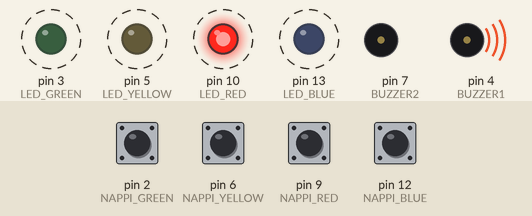
Bench run of a sketch on a simulated Arduino Uno, built with avr-gcc and run on an emulated ATmega328P. Shown: output pins drawn as LEDs (lit = HIGH), buzzer (waves = sounding, pin HIGH). Dashed ring = blinking. The test bench sets the inputs (shaded band); at power-on: pin 2 (NAPPI_GREEN), pin 6 (NAPPI_YELLOW), pin 9 (NAPPI_RED), pin 12 (NAPPI_BLUE) HIGH. Random numbers use the default seed unless the sketch sets one.

Above: at 2.27 s.
2.3 s: pin 2 (NAPPI_GREEN) pulled LOW for 0.15 s
At 3.1 s:
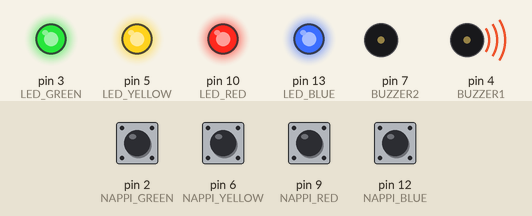
At 4.4 s:
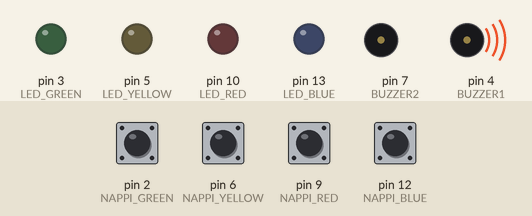
5.3 s: pin 6 (NAPPI_YELLOW) pulled LOW for 0.15 s
8.3 s: pin 9 (NAPPI_RED) pulled LOW for 0.15 s
At 9.72 s:
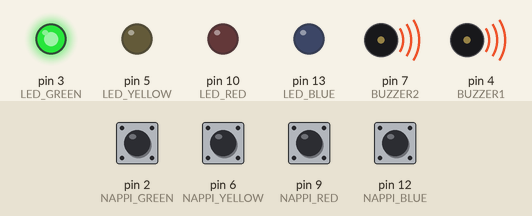
11.3 s: pin 12 (NAPPI_BLUE) pulled LOW for 0.15 s
14.3 s: pin 12 (NAPPI_BLUE) pulled LOW for 1 s
At 15.72 s:
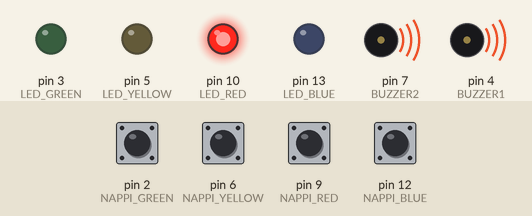
17.3 s: pin 2 (NAPPI_GREEN) pulled LOW for 1 s
Timing chart, 0 to 21.3 s (numbered marks = the images above; inputs shaded):
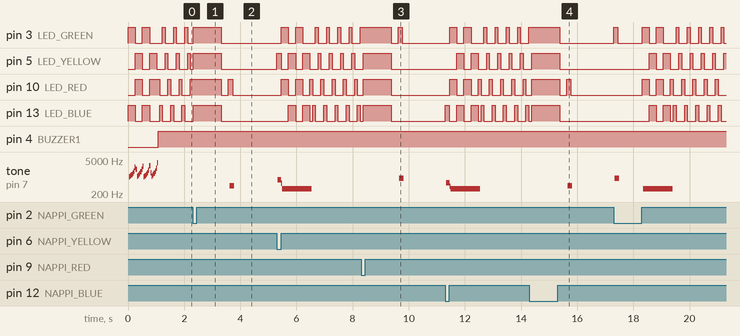

The sketch:

Muistipeli.ino
```cpp
#define VALINTA_OFF      0
#define VALINTA_NONE     0
#define VALINTA_RED  (1 << 0)
#define VALINTA_GREEN    (1 << 1)
#define VALINTA_BLUE (1 << 2)
#define VALINTA_YELLOW   (1 << 3)

#define LED_RED     10
#define LED_GREEN   3
#define LED_BLUE    13
#define LED_YELLOW  5


#define NAPPI_RED    9
#define NAPPI_GREEN  2
#define NAPPI_BLUE   12
#define NAPPI_YELLOW 6

#define BUZZER1  4
#define BUZZER2  7


#define KIERROKSET_VOITTO      13 //KIERROSTEN MÄÄRÄ, JONKA JÄLKEEN PELIN VOITTAA
#define AIKARAJA   3000 //AIKA PAINAA NAPPIA, JOS MENEE YLI 3 SEKUNTIA PELI LOPETETAAN

#define MUISTIPELI  0

byte pelimuoto = MUISTIPELI; //PELIMUOTO MÄÄRITELLÄÄN
byte jarjestus[32]; //TÄHÄN TALLETETAAN PELIN AIKANA SYNTYNYT JÄRJESTYS
byte kierrokset = 0; //KIERROKSET, JOILTA PÄÄSTY LÄPI

void setup()
{
  pinMode(NAPPI_RED, INPUT_PULLUP);
  pinMode(NAPPI_GREEN, INPUT_PULLUP);
  pinMode(NAPPI_BLUE, INPUT_PULLUP);
  pinMode(NAPPI_YELLOW, INPUT_PULLUP);

  pinMode(LED_RED, OUTPUT);
  pinMode(LED_GREEN, OUTPUT);
  pinMode(LED_BLUE, OUTPUT);
  pinMode(LED_YELLOW, OUTPUT);

  pinMode(BUZZER1, OUTPUT);
  pinMode(BUZZER2, OUTPUT);

  // TARKISTAA PAINETAANKO JOTAIN NAPPIA
  if (tarkista_nappi() == VALINTA_GREEN | VALINTA_RED | VALINTA_BLUE | VALINTA_YELLOW)
  {
    pelimuoto = MUISTIPELI; //PELI PÄÄLLE

    setLEDs(VALINTA_RED | VALINTA_BLUE | VALINTA_YELLOW | VALINTA_GREEN); // KAIKKI LEDIT PÄÄLLE KUN PAINETAAN JOTAIN NAPPIA

    while(tarkista_nappi() != VALINTA_NONE) ; // ODOTTAA, ETTÄ PELAAJA LOPETTAA NAPIN PAINAMISEN

  }

  soita_voitto(); // KUN ALOITTAA PELIN, SOITTAA MUSIIKIN
}

void loop()
{
  idle(); // VILKUTTAA LEDEJÄ, KUN ODOTTAA PELAAJAN PAINAVAN NAPPIA

  // KUN PELI ALOITETAAN, LAITTAA HETKEKSI KAIKKI LEDIT PÄÄLLE
  setLEDs(VALINTA_RED | VALINTA_GREEN | VALINTA_BLUE | VALINTA_YELLOW);
  delay(1000);
  setLEDs(VALINTA_OFF); // POIS PÄÄLTÄ
  delay(250);

  if (pelimuoto == MUISTIPELI)
  {
    //VOITETTIINKO VAI HÄVITTIIN
    if (peli() == true)
      soita_voitto(); // PELAAJA VOITTI, SOITTAA VOITON MUSIIKIN
    else
      havionmusa(); // PELAAJA HÄVISI, SOITTAA HÄVIÖN MUSIIKIN
  }
}


// PALAUTTAA ARVON 1 JOS PELAAJA VOITTAA, 0 JOS PELAAJA HÄVIÄÄ
boolean peli(void)
{
  randomSeed(millis());

  kierrokset = 0; // NOLLAA KIERROKSEN

  while (kierrokset < KIERROKSET_VOITTO)
  {
    lisaa_nappi(); // LISÄÄ YHDEN NAPIN LISÄÄ JA TOISTAA VANHAN JÄRJESTYKSEN

    toistanapit(); // TOISTAA PELIÄ

    // TARKISTAA TOISTAAKO PELAAJA JÄRJESTYKSEN OIKEIN
    for (byte nykyinen = 0 ; nykyinen < kierrokset ; nykyinen++)
    {
      byte choice = painallus(); // TARKISTAA MITÄ NAPPIA PELAAJA PAINAA

      if (choice == 0) return false; // PELI LOPPUU JOS EI PAINA MITÄÄN

      if (choice != jarjestus[nykyinen]) return false; // JOS JÄRJESTYS ON VÄÄRÄ PELIN HÄVIÄÄ
    }

    delay(1000); // SEKUNNIN VIIVE ENNEN SEURAAVAN KIERROKSEN ALKUA
  }

  return true; // PELATTIIN 13 KIERROSTA --> VOITTO
}

void toistanapit(void)
{
  for (byte nykyinen = 0 ; nykyinen < kierrokset ; nykyinen++)
  {
    aani_painettaessa(jarjestus[nykyinen], 150);

    delay(150); // AIKA VALOJEN NÄYTTÄMISEN VÄLISSÄ
  }
}

// LISÄÄ UUDEN NAPIN JÄRJESTYKSEEN KÄYTTÄMÄLLÄ AJASTINTA
void lisaa_nappi(void)
{
  byte uusiNappi = random(0, 4);

  //MUUTETAAN NUMEROT VALINNOIKSI
  if(uusiNappi == 0) uusiNappi = VALINTA_RED;
  else if(uusiNappi == 1) uusiNappi = VALINTA_GREEN;
  else if(uusiNappi == 2) uusiNappi = VALINTA_BLUE;
  else if(uusiNappi == 3) uusiNappi = VALINTA_YELLOW;

  jarjestus[kierrokset++] = uusiNappi; // LISÄÄ TÄMÄN UUDEN NAPIN LISTAAN, JOSTA PELIÄ TOISTETAAN
}

//-=-=-=-=-=-=-=-=-=-=-=-=-=-=-=-=-=-=-=-=-=-=-=-=-=-=-=-=-=-=

// SYTYTTÄÄ ANNETUN LEDIN AIEMMIN VALITUN VALINNAN MUKAAN
void setLEDs(byte leds)
{
  if ((leds & VALINTA_RED) != 0)
    digitalWrite(LED_RED, HIGH);
  else
    digitalWrite(LED_RED, LOW);

  if ((leds & VALINTA_GREEN) != 0)
    digitalWrite(LED_GREEN, HIGH);
  else
    digitalWrite(LED_GREEN, LOW);

  if ((leds & VALINTA_BLUE) != 0)
    digitalWrite(LED_BLUE, HIGH);
  else
    digitalWrite(LED_BLUE, LOW);

  if ((leds & VALINTA_YELLOW) != 0)
    digitalWrite(LED_YELLOW, HIGH);
  else
    digitalWrite(LED_YELLOW, LOW);
}
 // palauttaa painetun napin
byte painallus(void)
{
  long alkuaika = millis(); // AJASTIN PÄÄLLE AINA NÄYTETYN JÄRJESTYKSEN JÄLKEEN

  while ( (millis() - alkuaika) < AIKARAJA) // ODOTTAA PELAAJAN VALINTAA KUNNES AIKAA KULUU LIIKAA (> 3 s)
  {
    byte nappi = tarkista_nappi();

    if (nappi != VALINTA_NONE)
    {
      aani_painettaessa(nappi, 150); // ÄÄNI NAPPIA PAINETTAESSA

      while(tarkista_nappi() != VALINTA_NONE) ;

      delay(10); //

      return nappi;
    }

  }

  return VALINTA_NONE; // JOS AIKAA KULUU LIIKAA, PALAUTTAA TÄMÄN
}

// PALAUTTAA PAINETUN VALINNAN
byte tarkista_nappi(void)
{
  if (digitalRead(NAPPI_RED) == 0) return(VALINTA_RED);
  else if (digitalRead(NAPPI_GREEN) == 0) return(VALINTA_GREEN);
  else if (digitalRead(NAPPI_BLUE) == 0) return(VALINTA_BLUE);
  else if (digitalRead(NAPPI_YELLOW) == 0) return(VALINTA_YELLOW);

  return(VALINTA_NONE); // PALAUTETAAN JOS MITÄÄN NAPPIA EI PAINETA
}

void aani_painettaessa(byte y, int buzz_pituusms)
{
  setLEDs(y);

  //SOITTAA ÄÄNEN NAPPIA PAINETTAESSA
  switch(y)
  {
  case VALINTA_RED:
    buzz_aani(buzz_pituusms, 1136);
    break;
  case VALINTA_GREEN:
    buzz_aani(buzz_pituusms, 568);
    break;
  case VALINTA_BLUE:
    buzz_aani(buzz_pituusms, 851);
    break;
  case VALINTA_YELLOW:
    buzz_aani(buzz_pituusms, 638);
    break;
  }

  setLEDs(VALINTA_OFF);
}

void buzz_aani(int buzz_pituusms, int buzz_viive)
{
  long buzz_pituusus = buzz_pituusms * (long)1000;

  while (buzz_pituusus > (buzz_viive * 2))
  {
    buzz_pituusus -= buzz_viive * 2;

    digitalWrite(BUZZER1, LOW);
    digitalWrite(BUZZER2, HIGH);
    delayMicroseconds(buzz_viive);

    digitalWrite(BUZZER1, HIGH);
    digitalWrite(BUZZER2, LOW);
    delayMicroseconds(buzz_viive);
  }
}


void soita_voitto(void)
{
  setLEDs(VALINTA_GREEN | VALINTA_BLUE);
  voitonmusa();
  setLEDs(VALINTA_RED | VALINTA_YELLOW);
  voitonmusa();
  setLEDs(VALINTA_GREEN | VALINTA_BLUE);
  voitonmusa();
  setLEDs(VALINTA_RED | VALINTA_YELLOW);
  voitonmusa();
}

// VOITON MUSIIKKI!!!
void voitonmusa(void)
{
  for (byte x = 250 ; x > 40 ; x--)
  {
    for (byte y = 0 ; y < 2 ; y++)
    {
      digitalWrite(BUZZER2, HIGH);
      digitalWrite(BUZZER1, LOW);
      delayMicroseconds(x);

      digitalWrite(BUZZER2, LOW);
      digitalWrite(BUZZER1, HIGH);
      delayMicroseconds(x);

      digitalWrite(BUZZER2, LOW);
      digitalWrite(BUZZER1, HIGH);
      delayMicroseconds(x);

      digitalWrite(BUZZER2, LOW);
      digitalWrite(BUZZER1, HIGH);
      delayMicroseconds(x);

    }
  }
}

// HÄVIÖN MUSIIKKI!
void havionmusa(void)
{
  setLEDs(VALINTA_RED | VALINTA_GREEN);
  buzz_aani(255, 1500);

  setLEDs(VALINTA_BLUE | VALINTA_YELLOW);
  buzz_aani(255, 1500);

  setLEDs(VALINTA_RED | VALINTA_GREEN);
  buzz_aani(255, 1500);

  setLEDs(VALINTA_BLUE | VALINTA_YELLOW);
  buzz_aani(255, 1500);
}

// VÄLKYTTELEE LEDEJÄ; KUN ODOTETAAN PELIN ALKUA
void idle(void)
{
  while(1)
  {
    setLEDs(VALINTA_RED);
    delay(100);
    if (tarkista_nappi() != VALINTA_NONE) return;

    setLEDs(VALINTA_BLUE);
    delay(100);
    if (tarkista_nappi() != VALINTA_NONE) return;

    setLEDs(VALINTA_GREEN);
    delay(100);
    if (tarkista_nappi() != VALINTA_NONE) return;

    setLEDs(VALINTA_YELLOW);
    delay(100);
    if (tarkista_nappi() != VALINTA_NONE) return;
  }
}
```

Measured:
- after the input at 2.3 s, tone on pin 7 (BUZZER2): silent → 437 Hz after 1.3 s, → silent 0.16 s later
- after the input at 8.3 s, tone on pin 7 (BUZZER2): silent → 870 Hz after 1.4 s, → silent 0.16 s later
- after the input at 14.3 s, tone on pin 7 (BUZZER2): silent → 437 Hz after 1.4 s, → silent 0.16 s later
- by itself, tone on pin 7 (BUZZER2): plays 1022 Hz for 0.04 s, 1113 Hz for 0.04 s, 1242 Hz for 0.04 s, 1433 Hz for 0.04 s, 1754 Hz for 0.04 s, 2510 Hz for 0.04 s … (26 notes in this stretch)
